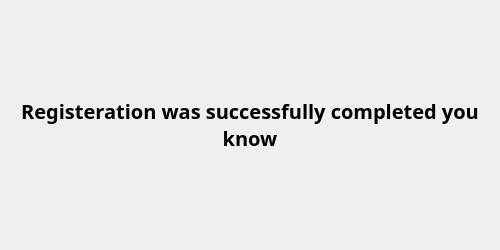
<?xml version="1.0" encoding="UTF-8"?>
<ui version="4.0">
 <class>PopUp</class>
 <widget class="QMainWindow" name="PopUp">
  <property name="geometry">
   <rect>
    <x>0</x>
    <y>0</y>
    <width>500</width>
    <height>250</height>
   </rect>
  </property>
  <property name="minimumSize">
   <size>
    <width>0</width>
    <height>0</height>
   </size>
  </property>
  <property name="maximumSize">
   <size>
    <width>16777215</width>
    <height>16777215</height>
   </size>
  </property>
  <property name="baseSize">
   <size>
    <width>500</width>
    <height>250</height>
   </size>
  </property>
  <property name="windowTitle">
   <string>Alert</string>
  </property>
  <widget class="QWidget" name="PopUpCentralWidget">
   <layout class="QGridLayout" name="gridLayout_2">
    <item row="1" column="0">
     <layout class="QGridLayout" name="gridLayout">
      <item row="0" column="0" alignment="Qt::AlignHCenter|Qt::AlignVCenter">
       <widget class="QLabel" name="label_msg">
        <property name="minimumSize">
         <size>
          <width>0</width>
          <height>0</height>
         </size>
        </property>
        <property name="font">
         <font>
          <family>Reem Kufi</family>
          <pointsize>15</pointsize>
          <bold>true</bold>
         </font>
        </property>
        <property name="text">
         <string>Registeration was successfully completed you know</string>
        </property>
        <property name="alignment">
         <set>Qt::AlignCenter</set>
        </property>
        <property name="wordWrap">
         <bool>true</bool>
        </property>
       </widget>
      </item>
     </layout>
    </item>
    <item row="0" column="0">
     <layout class="QVBoxLayout" name="customTitleSlot"/>
    </item>
   </layout>
  </widget>
 </widget>
 <resources/>
 <connections/>
</ui>
